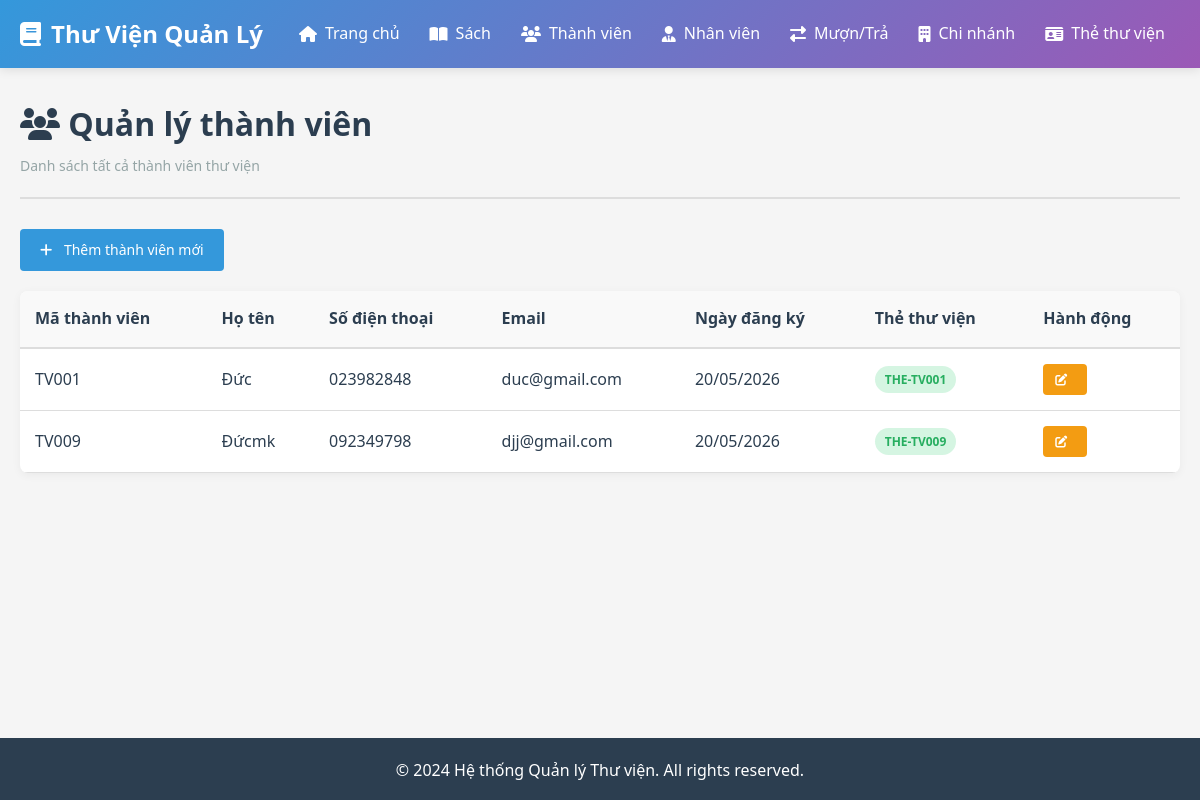
Screenshot of /thanh-vien with the database file from the repository.
### app/models/__init__.py (models this page shows, shortened)
class ThanhVien(db.Model):
    __tablename__ = 'thanh_vien'
    ma_thanh_vien = db.Column(db.String(10), primary_key=True)
    ho_ten = db.Column(db.String(150), nullable=False)
    sdt = db.Column(db.String(15))
    email = db.Column(db.String(100))
    ngay_dang_ky = db.Column(db.Date, default=datetime.now)
    ghi_chu = db.Column(db.Text)
    the_thu_vien = db.relationship('TheThuVien', backref='thanh_vien', lazy=True, cascade='all, delete-orphan', uselist=False)
    don_muon = db.relationship('DonMuon', backref='thanh_vien', lazy=True, cascade='all, delete-orphan')

class TheThuVien(db.Model):
    __tablename__ = 'the_thu_vien'
    ma_the = db.Column(db.String(10), primary_key=True)
    ma_thanh_vien = db.Column(db.String(10), db.ForeignKey('thanh_vien.ma_thanh_vien'), nullable=False)
    ngay_cap = db.Column(db.Date, default=datetime.now)
    ngay_het_han = db.Column(db.Date, nullable=False)
    trang_thai = db.Column(db.String(50), default='Hoạt động')  # Hoạt động, Hết hạn, Khóa

### app/routes/__init__.py (the view)
@bp.route('/thanh-vien')
def danh_sach_thanh_vien():
    page = request.args.get('page', 1, type=int)
    thanh_vien = db.paginate(db.select(ThanhVien), page=page, per_page=10)
    return render_template('thanh_vien/danh_sach.html', thanh_vien=thanh_vien)

### app/templates/thanh_vien/danh_sach.html (shortened to what this page needs)
{% extends "base.html" %}
{% block content %}
<div class="page-header">
    <h1><i class="fas fa-users"></i> Quản lý thành viên</h1>
    <p>Danh sách tất cả thành viên thư viện</p>
</div>
<div class="toolbar">
    <a href="{{ url_for('main.them_thanh_vien') }}" class="btn btn-primary">
        <i class="fas fa-plus"></i> Thêm thành viên mới
    </a>
</div>
<div class="table-responsive">
    <table class="table">
        <thead>
            <tr>
                <th>Mã thành viên</th>
                <th>Họ tên</th>
                <th>Số điện thoại</th>
                <th>Email</th>
                <th>Ngày đăng ký</th>
                <th>Thẻ thư viện</th>
                <th>Hành động</th>
            </tr>
        </thead>
        <tbody>
            {% for tv in thanh_vien.items %}
            <tr>
                <td>{{ tv.ma_thanh_vien }}</td>
                <td>{{ tv.ho_ten }}</td>
                <td>{{ tv.sdt or 'N/A' }}</td>
                <td>{{ tv.email or 'N/A' }}</td>
                <td>{{ tv.ngay_dang_ky.strftime('%d/%m/%Y') if tv.ngay_dang_ky else 'N/A' }}</td>
                <td>
                    {% if tv.the_thu_vien %}
                    <span class="badge badge-success">{{ tv.the_thu_vien.ma_the }}</span>
                    {% else %}
                    <span class="badge badge-danger">Chưa cấp</span>
                    {% endif %}
                </td>
                <td>
                    <a href="{{ url_for('main.sua_thanh_vien', ma_thanh_vien=tv.ma_thanh_vien) }}" class="btn btn-sm btn-warning">
                        <i class="fas fa-edit"></i>
                    </a>
                </td>
            </tr>
            {% else %}
            <tr>
                <td colspan="7" class="text-center">Không có thành viên nào</td>
            </tr>
            {% endfor %}
        </tbody>
    </table>
</div>
{% endblock %}

### app/static/css/style.css (style rules this page uses)
:root { --primary: #3498db; --success: #2ecc71; --danger: #e74c3c; --warning: #f39c12; --info: #9b59b6; --light: #ecf0f1; --dark: #2c3e50; --gray: #95a5a6; --border: #ddd; }
* { margin: 0; padding: 0; box-sizing: border-box; }
body { font-family: 'Segoe UI', Tahoma, Geneva, Verdana, sans-serif; background-color: #f5f5f5; color: var(--dark); line-height: 1.6; }
.page-header { margin-bottom: 30px; padding-bottom: 20px; border-bottom: 2px solid var(--border); }
.page-header h1 { font-size: 32px; margin-bottom: 5px; color: var(--dark); }
.page-header p { color: var(--gray); font-size: 14px; }
.btn { display: inline-block; padding: 10px 20px; border: none; border-radius: 4px; cursor: pointer; text-decoration: none; font-size: 14px; transition: all 0.3s; font-weight: 500; text-align: center; }
.btn i { margin-right: 8px; }
.btn-primary { background: var(--primary); color: white; }
.btn-warning { background: var(--warning); color: white; }
.btn-sm { padding: 6px 12px; font-size: 12px; }
.table-responsive { overflow-x: auto; background: white; border-radius: 8px; box-shadow: 0 2px 10px rgba(0,0,0,0.05); margin-bottom: 20px; }
.table { width: 100%; border-collapse: collapse; margin: 0; }
.table thead { background: #f9f9f9; border-bottom: 2px solid var(--border); }
.table th { padding: 15px; text-align: left; font-weight: 600; color: var(--dark); }
.table td { padding: 15px; border-bottom: 1px solid var(--border); }
.badge { display: inline-block; padding: 4px 10px; border-radius: 20px; font-size: 12px; font-weight: 600; }
.badge-success { background: rgba(46, 204, 113, 0.2); color: #27ae60; }
.toolbar { margin-bottom: 20px; display: flex; gap: 10px; }

### rows the page displays
ThanhVien: ma_thanh_vien "TV001", ho_ten "Đức", sdt "023982848", email "duc@gmail.com", ngay_dang_ky "20/05/2026", the_thu_vien.ma_the "THE-TV001"
ThanhVien: ma_thanh_vien "TV009", ho_ten "Đứcmk", sdt "092349798", email "djj@gmail.com", ngay_dang_ky "20/05/2026", the_thu_vien.ma_the "THE-TV009"
